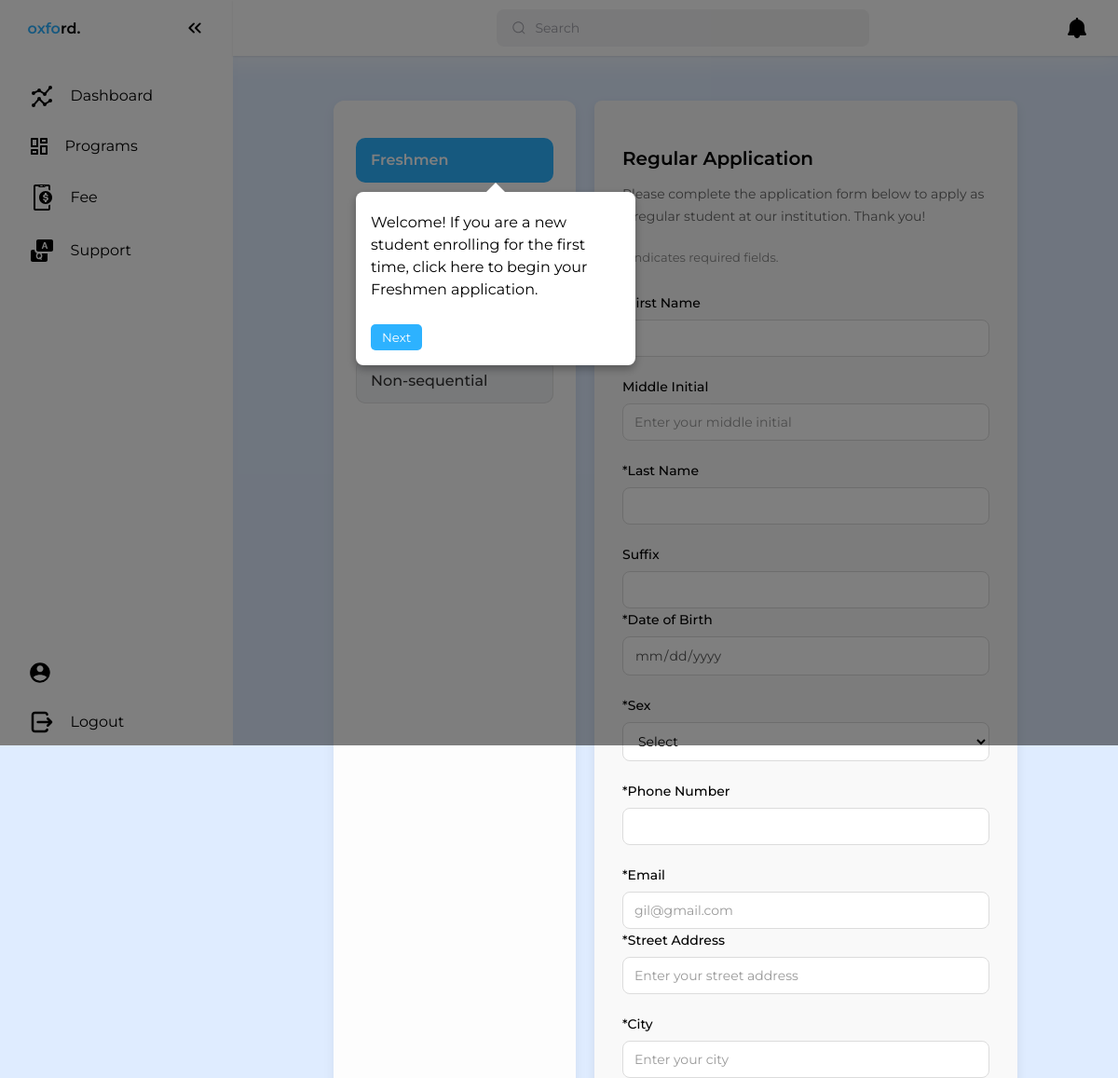
The page /student/enrollment-regular.php (signed in, upper part) on the database as committed earlier.
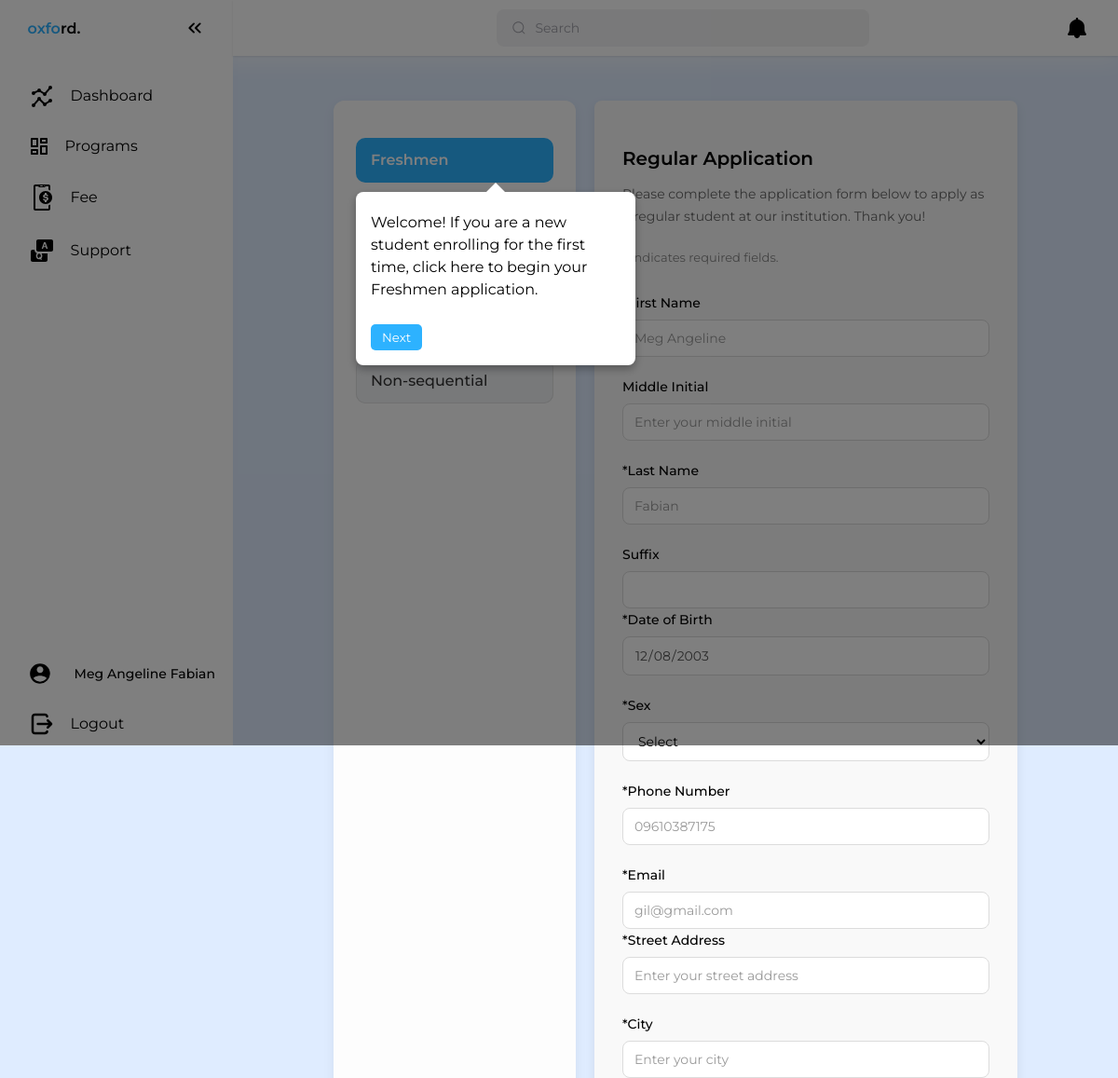
The same page on the database as committed later.
### tables this page shows
CREATE TABLE `studentprofile` (
  `profile_id` int(11) NOT NULL,
  `user_id` int(11) NOT NULL,
  `first_name` varchar(50) NOT NULL,
  `middle_name` varchar(50) DEFAULT NULL,
  `last_name` varchar(50) NOT NULL,
  `birthdate` date NOT NULL,
  `birthplace` varchar(100) NOT NULL,
  `age` int(11) NOT NULL,
  `phone` varchar(11) NOT NULL,
  `guardian_name` varchar(100) NOT NULL,
  `guardian_contact` varchar(11) NOT NULL,
  `relationship` varchar(50) NOT NULL,
  `created_at` timestamp NOT NULL DEFAULT CURRENT_TIMESTAMP
);

### student/enrollment-regular.php (the view, shortened to what the changed rows need)
<?php
    include "sessioncheck.php";
    $user_id = $_SESSION['user_id'];
    $profile = null;
    $stmt1 = $conn->prepare("SELECT * FROM studentprofile WHERE user_id = ?");
    $stmt1->bind_param("i", $user_id);
    $stmt1->execute();
    $result1 = $stmt1->get_result();
    if ($result1 && $result1->num_rows > 0) {
        $profile = $result1->fetch_assoc();
    }
?>
<!DOCTYPE html>
<html lang="en">
<head>
  <link rel="stylesheet" href="enrollment-regular.css">
</head>
<body>
  <?php include "stud-sidebar.php"; ?>
  <main>
        <div class="container">
            <div class="header">
                <h1>Student Enrollment</h1>
            </div>
        <div class="content-wrapper">
                        <div class="Form-regular" style="background-color: #f9f9f9;">
                        <form method="POST" enctype="multipart/form-data">
                            <div class="form-section">
                            <div class="form-row">
                                <div class="form-group">
                                    <label for="first-name">*First Name</label>
                                    <input type="text" id="first-name" name="first-name" placeholder="<?php echo htmlspecialchars($profile['first_name']); ?>" readonly  disabled required>
                                </div>
                                <div class="form-group">
                                    <label for="last-name">*Last Name</label>
                                    <input type="text" id="last-name" name="last-name" placeholder="<?php echo htmlspecialchars($profile['last_name']); ?>"  readonly disabled required>
                                </div>
                            </div>
                            <div class="form-row">
                                <div class="form-group">
                                    <label for="dob">*Date of Birth</label>
                                    <input type="date" id="dob" name="dob"   value="<?= isset($profile['birthdate']) ? htmlspecialchars($profile['birthdate']) : '' ?>"  readonly disabled required>
                                </div>
                                <div class="form-group">
                                <label for="phone">*Phone Number</label>
                                <input type="tel" id="phone" name="phone" placeholder="<?php echo htmlspecialchars($profile['phone']); ?>" maxlength="11" readonly disabled required />
                                </div>
                            </div>
                            </div>
                        </form>
                    </div>
                </div>
            </div>
  </main>
</body>
</html>

### student/stud-sidebar.php (shortened to what the changed rows need)
<?php
  include 'sessioncheck.php';
  $user_id = $_SESSION['user_id'];
  $stmt = $conn->prepare("SELECT * FROM studentprofile WHERE user_id = ?");
  $stmt->bind_param("i", $user_id);
  $stmt->execute();
  $result = $stmt->get_result();
  $user = $result->fetch_assoc();
?>
<!DOCTYPE html>
<html lang="en">
<head>
  <link rel="stylesheet" href="sidebar-style.css">
</head>
<body>
  <nav id="sidebar">
    <ul>
        <li class="head" style="display: flex; align-items: center;">
          <a href="studentProfile.php">
            <div class="user-details">
              <p class="name" style="margin: 0;"><?php echo htmlspecialchars($user['first_name'] . ' ' . $user['last_name']); ?></p>
            </div>
          </a>
      </li>
    </ul>
  </nav>
  <?php
      include "header.php";
  ?>
</body>
</html>

Rows that differ between the two databases and show on the page:
added studentprofile: first_name+last_name "Meg Angeline Fabian", first-name "Meg Angeline", last-name "Fabian", dob "12/08/2003", phone "09610387175"
